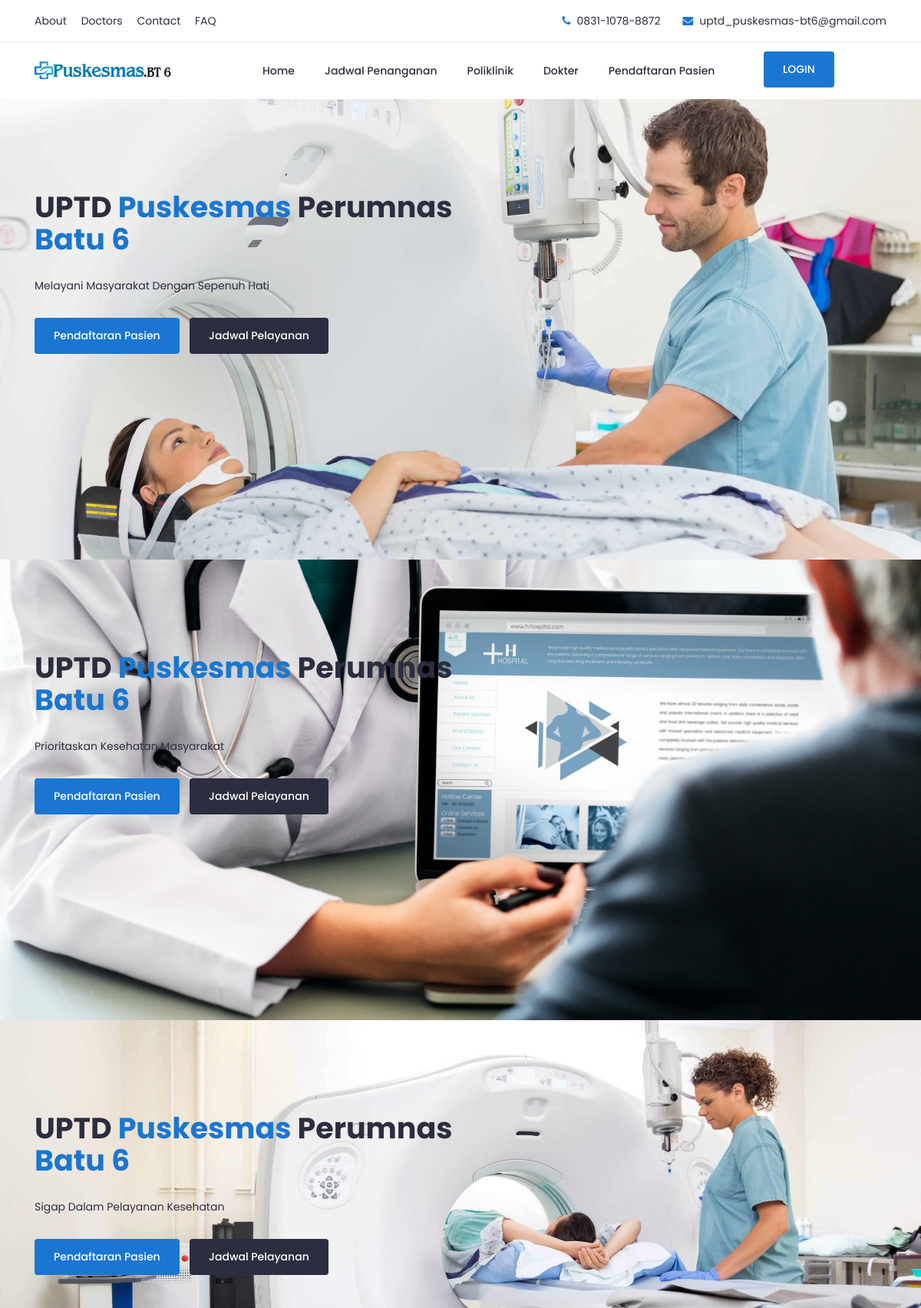
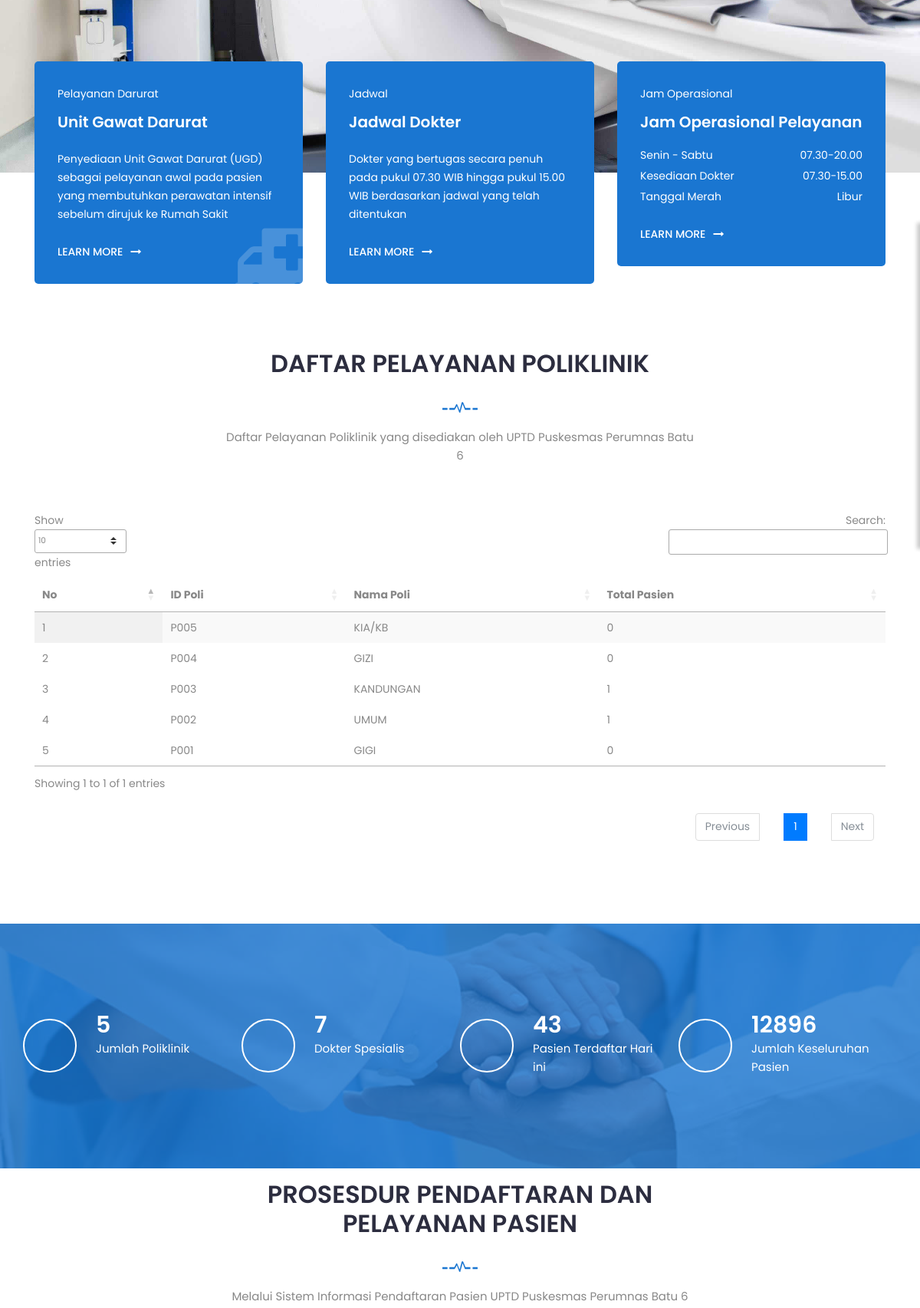
The page /poliklinik.php (upper part) on the database its author committed (2 pictures, top to bottom).
### tables this page shows
CREATE TABLE IF NOT EXISTS `poli` (
  `kd_poli` varchar(5) NOT NULL DEFAULT '',
  `nm_poli` varchar(50) NOT NULL
);

### poliklinik.php (the view, shortened to what this page needs)
<?php
require_once 'Connections/koneksi.php';
function get_int($key, $default = 0) {
    return isset($_GET[$key]) && is_numeric($_GET[$key]) ? (int) $_GET[$key] : $default;
}
$maxRows_jadwal = 10;
$pageNum_jadwal = get_int('pageNum_jadwal', 0);
$startRow_jadwal = $pageNum_jadwal * $maxRows_jadwal;
$query_jadwal = "
SELECT poli.kd_poli, poli.nm_poli, COUNT(pasien.id_pasien) AS total_pasien
FROM poli
LEFT JOIN pasien ON pasien.kd_poli = poli.kd_poli
GROUP BY poli.kd_poli, poli.nm_poli
ORDER BY poli.kd_poli DESC
";
$query_limit_jadwal = $query_jadwal . " LIMIT " . intval($startRow_jadwal) . ", " . intval($maxRows_jadwal);
$jadwal = mysqli_query($koneksi, $query_limit_jadwal);
?>
<!doctype html>
<html class="no-js" lang="zxx">
    <head>
		<link rel="stylesheet" href="css/bootstrap.min.css">
		<link rel="stylesheet" href="css/nice-select.css">
        <link rel="stylesheet" href="css/font-awesome.min.css">
        <link rel="stylesheet" href="css/icofont.css">
		<link rel="stylesheet" href="css/slicknav.min.css">
        <link rel="stylesheet" href="css/owl-carousel.css">
		<link rel="stylesheet" href="css/datepicker.css">
        <link rel="stylesheet" href="css/animate.min.css">
        <link rel="stylesheet" href="css/magnific-popup.css">
        <link rel="stylesheet" href="css/normalize.css">
        <link rel="stylesheet" href="style.css">
        <link rel="stylesheet" href="css/responsive.css">
<link rel='stylesheet' href='https://cdn.datatables.net/1.10.22/css/jquery.dataTables.min.css'/>
    </head>
    <body>
		<header class="header" >
			<div class="topbar">
				<div class="container">
					<div class="row">
						<div class="col-lg-6 col-md-5 col-12">
							<ul class="top-link">
								<li><a href="#">About</a></li>
								<li><a href="#">Doctors</a></li>
								<li><a href="#">Contact</a></li>
								<li><a href="#">FAQ</a></li>
							</ul>
						</div>
						<div class="col-lg-6 col-md-7 col-12">
							<ul class="top-contact">
								<li><i class="fa fa-phone"></i>0831-1078-8872</li>
								<li><i class="fa fa-envelope"></i><a href="uptd_puskesmas-bt6@gmail.com">uptd_puskesmas-bt6@gmail.com</a></li>
							</ul>
						</div>
					</div>
				</div>
			</div>
			<div class="header-inner">
				<div class="container">
					<div class="inner">
						<div class="row">
							<div class="col-lg-3 col-md-3 col-12">
								<div class="logo">
									<a href="index.php"><img src="img/puskesmas.png" alt="#"></a>
								</div>
							</div>
							<div class="col-lg-7 col-md-9 col-12">
								<div class="main-menu">
									<nav class="navigation">
										<ul class="nav menu">
											<li><a href="index.php">Home </a></li>
											<li><a href="jadwal_penanganan.php">Jadwal Penanganan </a></li>
											<li><a href="poliklinik.php">Poliklinik </a></li>
											<li><a href="dokter.php">Dokter </a></li>
											<li><a href="pendaftaran.php">Pendaftaran Pasien </a></li>
										</ul>
									</nav>
								</div>
							</div>
							<div class="col-lg-2 col-12">
								<div class="get-quote">
									<a href="login.php" class="btn">LOGIN</a>
								</div>
							</div>
						</div>
					</div>
				</div>
			</div>
		</header>
		<section class="slider">
			<div class="hero-slider">
				<div class="single-slider" style="background-image:url('img/video-bg.jpg')">
					<div class="container">
						<div class="row">
							<div class="col-lg-7">
								<div class="text">
									<h1>UPTD <span>Puskesmas</span> Perumnas <span>Batu 6</span></h1>
									<p>Melayani Masyarakat Dengan Sepenuh Hati </p>
									<div class="button">
										<a href="pendaftaran.php" class="btn">Pendaftaran Pasien</a>
										<a href="jadwal_penanganan.php" class="btn primary">Jadwal Pelayanan</a>
									</div>
								</div>
							</div>
						</div>
					</div>
				</div>
				<div class="single-slider" style="background-image:url('img/download.jpg')">
					<div class="container">
						<div class="row">
							<div class="col-lg-7">
								<div class="text">
									<h1>UPTD <span>Puskesmas</span> Perumnas <span>Batu 6</span></h1>
									<p>Prioritaskan Kesehatan Masyarakat </p>
									<div class="button">
										<div class="button">
										<a href="pendaftaran.php" class="btn">Pendaftaran Pasien</a>
										<a href="jadwal_penanganan.php" class="btn primary">Jadwal Pelayanan</a>
									</div>
									</div>
								</div>
							</div>
						</div>
					</div>
				</div>
				<div class="single-slider" style="background-image:url('img/call-bg.jpg')">
					<div class="container">
						<div class="row">
							<div class="col-lg-7">
								<div class="text">
									<h1>UPTD <span>Puskesmas</span> Perumnas <span>Batu 6</span></h1>
									<p>Sigap Dalam Pelayanan Kesehatan</p>
									<div class="button">
										<div class="button">
										<a href="pendaftaran.php" class="btn">Pendaftaran Pasien</a>
										<a href="jadwal_penanganan.php" class="btn primary">Jadwal Pelayanan</a>
									</div>
									</div>
								</div>
							</div>
						</div>
					</div>
				</div>
			</div>
		</section>
		<section class="schedule">
			<div class="container">
				<div class="schedule-inner">
					<div class="row">
						<div class="col-lg-4 col-md-6 col-12 ">
							<div class="single-schedule first">
								<div class="inner">
									<div class="icon">
										<i class="fa fa-ambulance"></i>
									</div>
									<div class="single-content">
										<span>Pelayanan Darurat</span>
										<h4>Unit Gawat Darurat</h4>
										<p>Penyediaan Unit Gawat Darurat (UGD) sebagai pelayanan awal pada pasien yang membutuhkan perawatan intensif sebelum dirujuk ke Rumah Sakit</p>
										<a href="#">LEARN MORE<i class="fa fa-long-arrow-right"></i></a>
									</div>
								</div>
							</div>
						</div>
						<div class="col-lg-4 col-md-6 col-12">
							<div class="single-schedule middle">
								<div class="inner">
									<div class="icon">
										<i class="icofont-prescription"></i>
									</div>
									<div class="single-content">
										<span>Jadwal</span>
										<h4>Jadwal Dokter</h4>
										<p>Dokter yang bertugas secara penuh pada pukul 07.30 WIB hingga pukul 15.00 WIB berdasarkan jadwal yang telah ditentukan</p>
										<a href="#">LEARN MORE<i class="fa fa-long-arrow-right"></i></a>
									</div>
								</div>
							</div>
						</div>
						<div class="col-lg-4 col-md-12 col-12">
							<div class="single-schedule last">
								<div class="inner">
									<div class="icon">
										<i class="icofont-ui-clock"></i>
									</div>
									<div class="single-content">
										<span>Jam Operasional</span>
										<h4>Jam Operasional Pelayanan</h4>
										<ul class="time-sidual">
											<li class="day">Senin - Sabtu <span>07.30-20.00</span></li>
											<li class="day">Kesediaan Dokter <span>07.30-15.00</span></li>
											<li class="day">Tanggal Merah<span>Libur</span></li>
										</ul>
										<a href="#">LEARN MORE<i class="fa fa-long-arrow-right"></i></a>
									</div>
								</div>
							</div>
						</div>
					</div>
				</div>
			</div>
		</section>
		<section class="Feautes section">
			<div class="container">
				<div class="row">
					<div class="col-lg-12">
						<div class="section-title">
							<h2>DAFTAR PELAYANAN POLIKLINIK</h2>
							<img src="img/section-img.png" alt="#">
							<p>Daftar Pelayanan Poliklinik yang disediakan oleh UPTD Puskesmas Perumnas Batu 6</p>
						</div>
					</div>
				</div>
				<div class="row">
				<div class="col-lg-12">
                       <script>
$(document).ready(function() {
    $('#example').DataTable();
} );
</script>
<table id="example" class="display" style="width:100%">
          		  <thead>
                	<tr>
                    	  <th>No</th>
                          <th>ID Poli</th>
                          <th>Nama Poli</th>
						  <th>Total Pasien</th>
  </tr>
            </thead>
            <?php $no=1; while ($row_jadwal = mysqli_fetch_assoc($jadwal)) { ?>
    <tbody>
                <tr>
                    <td><?php echo $no++; ?></td>
                            <td><?php echo $row_jadwal['kd_poli']; ?></td>
                            <td><?php echo $row_jadwal['nm_poli']; ?></td>
							<td><?php echo $row_jadwal['total_pasien']; ?></td>
                          </tr>
                          <?php } while ($row_jadwal = mysqli_fetch_assoc($jadwal)); ?>
            </tbody>
                      </table>
                    </div>
				</div>
			</div>
		</section>
		<div id="fun-facts" class="fun-facts section overlay">
			<div class="container">
				<div class="row">
					<div class="col-lg-3 col-md-6 col-12">
						<div class="single-fun">
							<i class="icofont icofont-home"></i>
							<div class="content">
								<span class="counter">5</span>
								<p>Jumlah Poliklinik</p>
							</div>
						</div>
					</div>
					<div class="col-lg-3 col-md-6 col-12">
						<div class="single-fun">
							<i class="icofont icofont-user-alt-3"></i>
							<div class="content">
								<span class="counter">7</span>
								<p>Dokter Spesialis</p>
							</div>
						</div>
					</div>
					<div class="col-lg-3 col-md-6 col-12">
						<div class="single-fun">
							<i class="icofont-simple-smile"></i>
							<div class="content">
								<span class="counter">43</span>
								<p>Pasien Terdaftar Hari ini</p>
							</div>
						</div>
					</div>
					<div class="col-lg-3 col-md-6 col-12">
						<div class="single-fun">
							<i class="icofont icofont-table"></i>
							<div class="content">
								<span class="counter">12896</span>
								<p>Jumlah Keseluruhan Pasien</p>
							</div>
						</div>
					</div>
				</div>
			</div>
		</div>
		<section class="Feautes section">
			<div class="container">
				<div class="row">
					<div class="col-lg-12">
						<div class="section-title">		<p></p>
							<h2>PROSESDUR PENDAFTARAN DAN PELAYANAN PASIEN</h2>
							<img src="img/section-img.png" alt="#">
							<p>Melalui Sistem Informasi Pendaftaran Pasien UPTD Puskesmas Perumnas Batu 6</p>
						</div>
					</div>
				</div>
			</div>
		</section>
    </body>
</html>

### rows shown on the page
poli: kd_poli "P005", nm_poli "KIA/KB", total_pasien "0"
poli: kd_poli "P004", nm_poli "GIZI", total_pasien "0"
poli: kd_poli "P003", nm_poli "KANDUNGAN", total_pasien "1"
poli: kd_poli "P002", nm_poli "UMUM", total_pasien "1"
poli: kd_poli "P001", nm_poli "GIGI", total_pasien "0"
